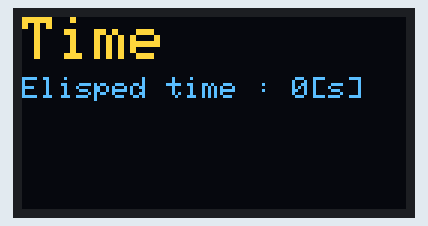
The sketch below on a simulated Arduino Uno, built with avr-gcc and run on an emulated ATmega328P. Parts: 128×64 one-colour display. The OLED is the two-colour kind (top 16 rows yellow).

Above: at 0.1 s.
At 4.2 s:
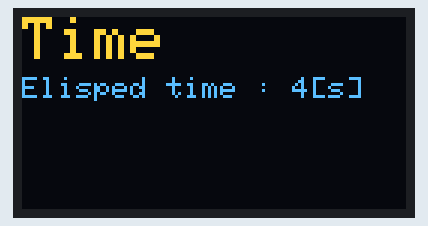
At 7.3 s:
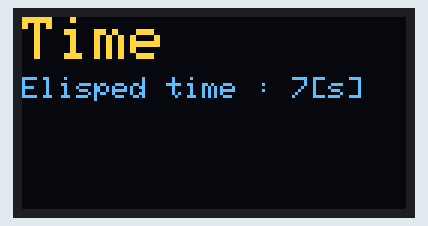
At 18.6 s:
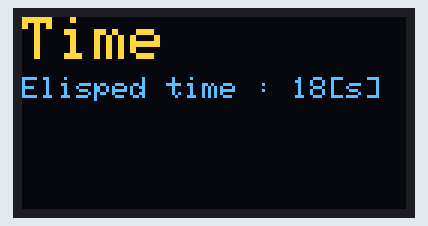
At 27.9 s:
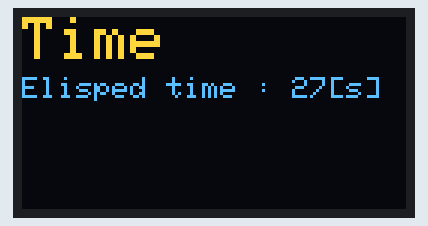
At 38.2 s:
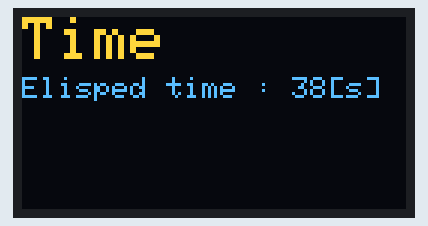

The sketch:

I2C-OLEDElipsedTime.ino
```cpp
#include <Adafruit_GFX.h>
#include <Adafruit_SSD1306.h>
#define SCREEN_WIDTH 128 // OLED display width, in pixels
#define SCREEN_HEIGHT 64 // OLED display height, in pixels
#define OLED_RESET     -1
#define SCREEN_ADDRESS 0x3C
Adafruit_SSD1306 display(SCREEN_WIDTH, SCREEN_HEIGHT, &Wire, OLED_RESET);
void setup() {
   Serial.begin(9600);
   if(!display.begin(SSD1306_SWITCHCAPVCC, SCREEN_ADDRESS)) {
      Serial.println(F("SSD1306 allocation failed"));
      for(;;); // Don't proceed, loop forever
   }
   display.clearDisplay();
   display.setTextColor(WHITE);
}
void loop() {
   display.clearDisplay();
   display.setCursor(0, 0);
   display.setTextSize(2);
   display.print("Time");
   
   display.setCursor(0, 20);
   display.setTextSize(1);
   display.print("Elisped time : ");
   display.print(millis()/1000);
   display.print("[s]");
   display.display();
   delay(1000);
}
```

Measured:
- what the display in image 1 shows lasts 1.0 s, from 4.2 s to 5.2 s
